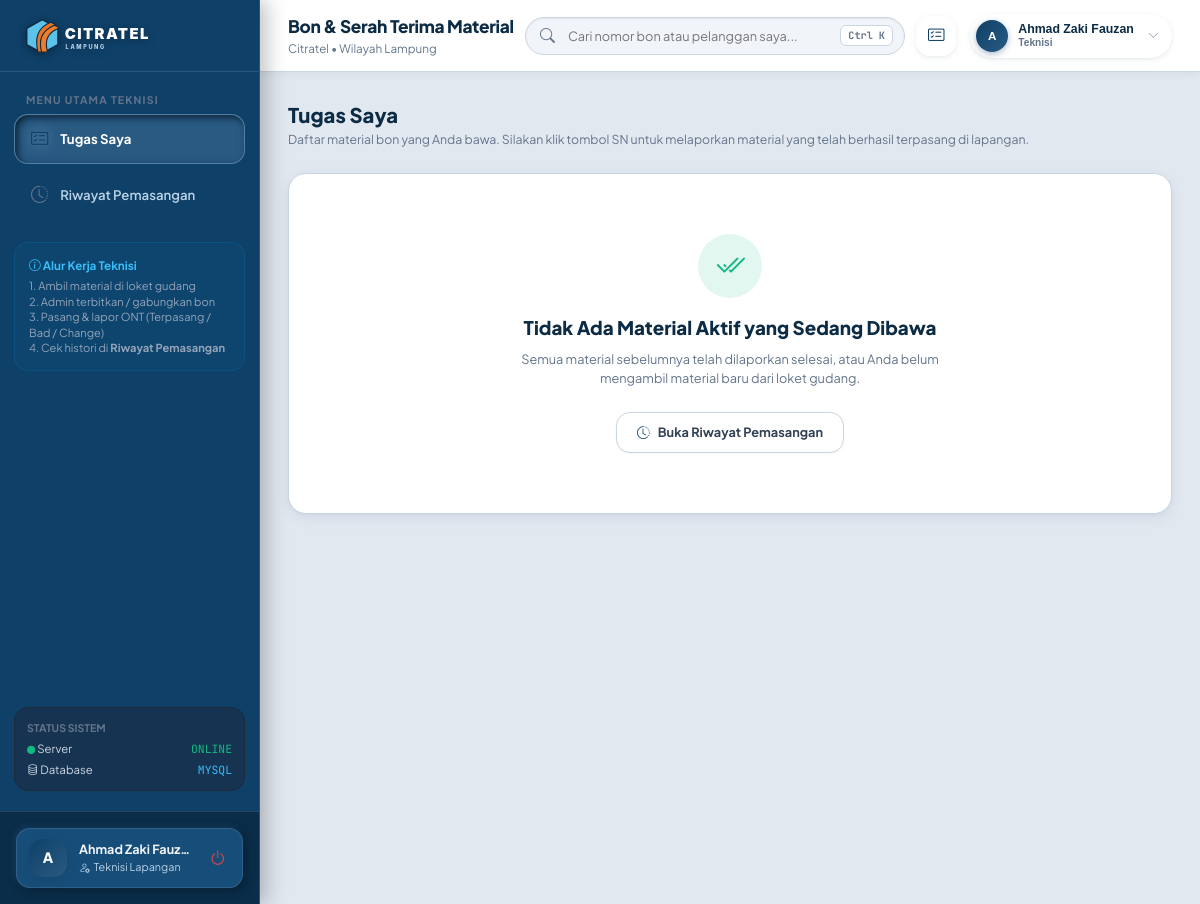
/bon.php (signed in), run on the app's committed database.
### tables this page shows
CREATE TABLE `users` (
  `id` int(11) NOT NULL,
  `username` varchar(50) NOT NULL,
  `password` varchar(255) NOT NULL,
  `nik` varchar(50) NOT NULL,
  `name` varchar(100) NOT NULL,
  `role` enum('admin_gudang','teknisi','manager') NOT NULL DEFAULT 'teknisi',
  `department` varchar(100) DEFAULT 'Teknis & Jaringan',
  `avatar` varchar(255) DEFAULT NULL,
  `status` enum('active','inactive') DEFAULT 'active',
  `created_at` datetime DEFAULT current_timestamp()
);

### bon.php (the view, shortened to what the rows shown need)
<?php
$pageTitle = "Bon & Serah Terima Material";
require_once __DIR__ . '/config/database.php';
require_once __DIR__ . '/includes/header.php';
require_once __DIR__ . '/includes/sidebar.php';
?>
<div class="main-wrapper">
  <?php require_once __DIR__ . '/includes/navbar.php'; ?>
</div>
<?php require_once __DIR__ . '/includes/footer.php'; ?>

### includes/sidebar.php (shortened to what the rows shown need)
<?php
$isAdmin = in_array($currentUser['role'] ?? '', ['admin_gudang', 'admin']);
?>
<aside class="main-sidebar" id="mainSidebar">
  <div class="sidebar-footer">
    <div class="sidebar-user-card">
      <div class="user-avatar"><?= strtoupper(substr($currentUser['name'] ?? 'U', 0, 1)) ?></div>
      <div class="sidebar-user-info">
        <div class="sidebar-user-name" title="<?= htmlspecialchars($currentUser['name'] ?? '') ?>"><?= htmlspecialchars($currentUser['name'] ?? 'Pengguna') ?></div>
        <div class="sidebar-user-role">
          <i class="bi <?= $isAdmin ? 'bi-shield-check' : 'bi-person-gear' ?>"></i>
          <span><?= $isAdmin ? 'Admin Gudang' : 'Teknisi Lapangan' ?></span>
        </div>
      </div>
      <a href="logout.php" title="Keluar" style="color: #ef4444; font-size: 1.1rem; padding: 4px;">
        <i class="bi bi-power"></i>
      </a>
    </div>
  </div>
</aside>

### includes/navbar.php (shortened to what the rows shown need)
<?php
$isTeknisi = (($currentUser['role'] ?? '') === 'teknisi');
?>
<header class="topbar">
  <div class="topbar-left">
    <div class="topbar-breadcrumb">
      <h1 class="topbar-title"><?= htmlspecialchars($pageTitle ?? ($isTeknisi ? 'Tugas & Bon Saya' : 'Dashboard Gudang')) ?></h1>
    </div>
  </div>
  <div class="global-search-wrapper">
    <div class="global-search-input-group">
      <input
        type="text"
        class="global-search-input"
        id="globalSearchInput"
        placeholder="<?= $isTeknisi ? 'Cari nomor bon atau pelanggan saya...' : 'Cari material, ONT, kabel, no bon, teknisi...' ?>"
        autocomplete="off"
      >
      <span class="search-shortcut-badge">Ctrl K</span>
    </div>
  </div>
  <div class="topbar-actions">
    <div class="topbar-user-dropdown">
      <button type="button" class="topbar-user-btn" id="userProfileTrigger">
        <div class="avatar"><?= strtoupper(substr($currentUser['name'] ?? 'U', 0, 1)) ?></div>
        <div style="text-align: left; line-height: 1.2;">
          <div class="name"><?= htmlspecialchars($currentUser['name'] ?? 'Pengguna') ?></div>
          <div style="font-size: 0.68rem; color: var(--text-muted); font-weight: 600;">
            <?= (($currentUser['role'] ?? '') === 'admin_gudang') ? 'Admin Gudang' : 'Teknisi' ?>
          </div>
        </div>
        <i class="bi bi-chevron-down" style="font-size: 0.75rem; color: var(--text-dim); margin-left: 4px;"></i>
      </button>
    </div>
  </div>
</header>

### data on the page
users: name "A", name "Ahmad Zaki Fauz…", name "Ahmad Zaki Fauzan"

### other printed values
$active_driver "MYSQL"
$pageTitle "Bon & Serah Terima Material"
